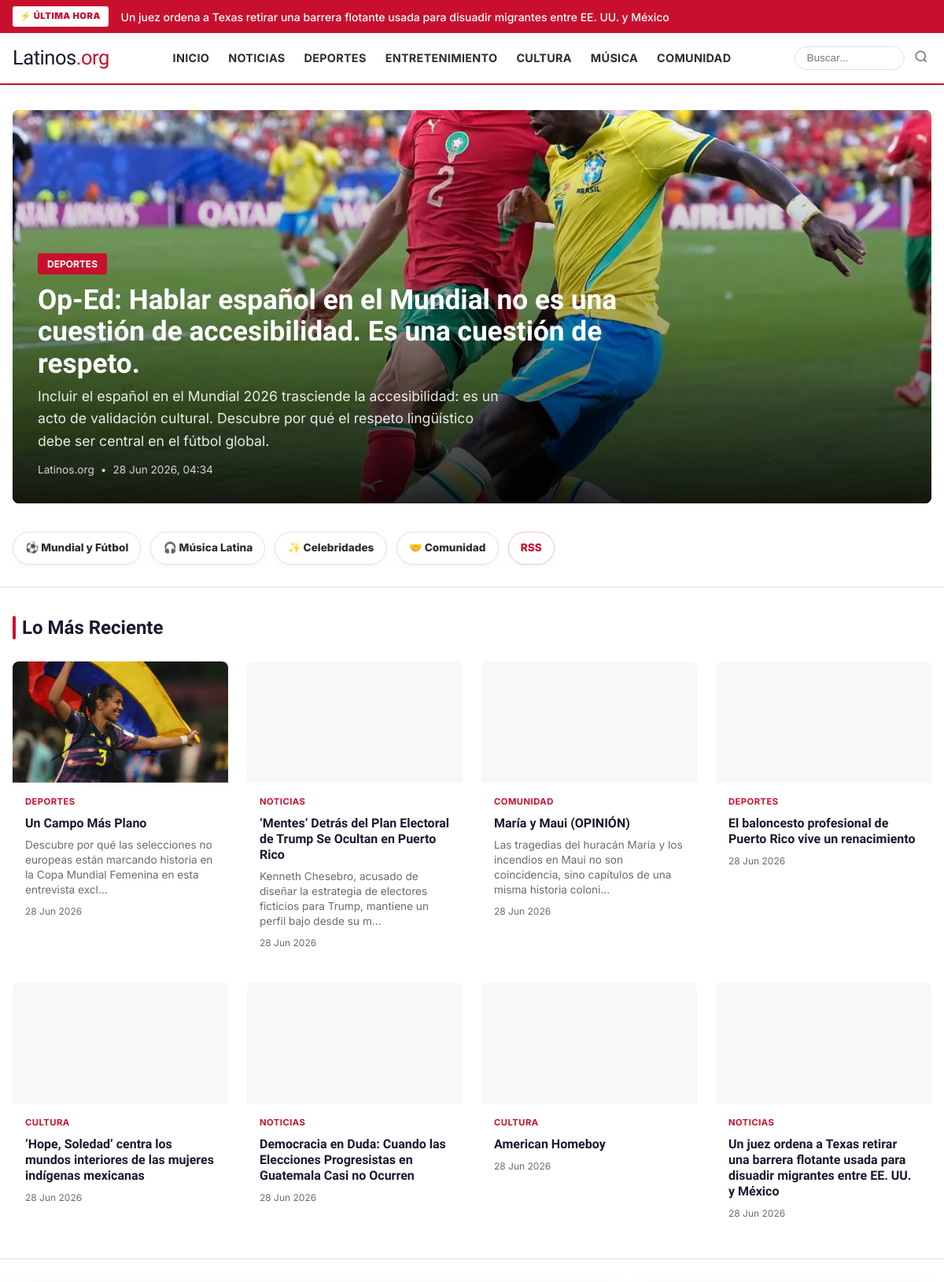
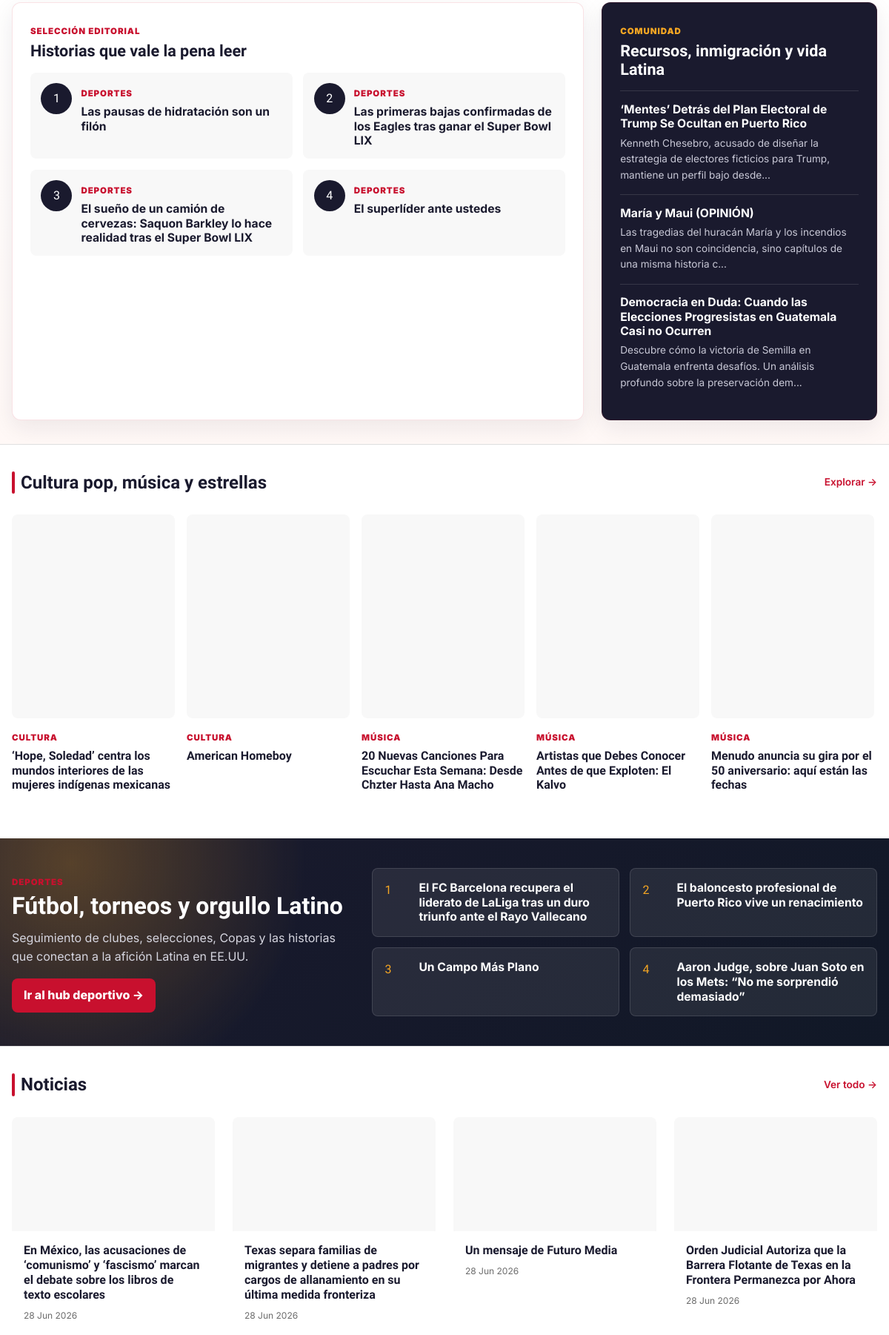
The page / (upper part) on the database its author committed (2 pictures, top to bottom).
### models.py (models this page shows)
class Article(Base):
    __tablename__ = "articles"
    id = Column(Integer, primary_key=True)
    raw_article_id = Column(Integer, ForeignKey("raw_articles.id"), nullable=True)
    category_id = Column(Integer, ForeignKey("categories.id"), nullable=True)
    title = Column(Text, nullable=False)
    slug = Column(String(300), unique=True, nullable=False, index=True)
    body_markdown = Column(Text, nullable=False)
    body_html = Column(Text)
    excerpt = Column(Text)
    title_en = Column(Text)
    body_markdown_en = Column(Text)
    body_html_en = Column(Text)
    excerpt_en = Column(Text)
    meta_description = Column(String(200))
    tags = Column(Text)  # JSON array
    language = Column(String(10), default="es")  # es, en, bilingual
    author_display = Column(String(200), default="Latinos.org")
    source_credit = Column(String(500))  # Attribution to original source
    image_url = Column(Text)  # Relative path: /static/images/articles/xxx.webp
    image_alt = Column(Text)
    image_credit = Column(String(500))
    quality_score = Column(Float, default=0.0)  # 0.0 to 1.0 from LLM QA step
    content_type = Column(String(50), default="news")  # news, opinion, listicle, feature
    status = Column(String(30), default="draft", index=True)
    created_at = Column(DateTime, default=datetime.utcnow)
    approved_at = Column(DateTime)
    published_at = Column(DateTime, index=True)
    scheduled_for = Column(DateTime)
    view_count = Column(Integer, default=0)
    is_breaking = Column(Boolean, default=False)
    is_featured = Column(Boolean, default=False)
    category_rel = relationship("Category", back_populates="articles")
    raw_article_rel = relationship("RawArticle", back_populates="articles")

class Category(Base):
    __tablename__ = "categories"
    id = Column(Integer, primary_key=True)
    slug = Column(String(100), unique=True, nullable=False, index=True)
    name = Column(String(200), nullable=False)
    name_en = Column(String(200))  # English display name
    description = Column(Text)
    display_order = Column(Integer, default=99)
    is_active = Column(Boolean, default=True)
    created_at = Column(DateTime, default=datetime.utcnow)
    articles = relationship("Article", back_populates="category_rel")

### routes.py (the view)
@router.get("/", response_class=HTMLResponse)
async def homepage(request: Request):
    db: Session = next(get_db())
    breaking = db.execute(
        select(Article).options(joinedload(Article.category_rel))
        .where(Article.status == "published")
        .where(Article.is_breaking == True)
        .order_by(desc(Article.published_at))
        .limit(5)
    ).scalars().all()
    hero = db.execute(
        select(Article).options(joinedload(Article.category_rel))
        .where(Article.status == "published")
        .where(Article.is_featured == True)
        .order_by(desc(Article.published_at))
        .limit(1)
    ).scalars().first()
    if not hero:
        hero = db.execute(
            select(Article).options(joinedload(Article.category_rel))
            .where(Article.status == "published")
            .order_by(desc(Article.published_at))
            .limit(1)
        ).scalars().first()
    hero_id = hero.id if hero else -1
    grid_articles = db.execute(
        select(Article).options(joinedload(Article.category_rel))
        .where(Article.status == "published")
        .where(Article.id != hero_id)
        .order_by(desc(Article.published_at))
        .limit(8)
    ).scalars().all()
    categories = db.execute(
        select(Category)
        .where(Category.is_active == True)
        .order_by(Category.display_order)
    ).scalars().all()
    category_sections = []
    for cat in categories:
        articles = db.execute(
            select(Article).options(joinedload(Article.category_rel))
            .where(Article.status == "published")
            .where(Article.category_id == cat.id)
            .order_by(desc(Article.published_at))
            .limit(4)
        ).scalars().all()
        if articles:
            category_sections.append({
                "category": cat,
                "articles": articles,
            })
    trending = db.execute(
        select(Article).options(joinedload(Article.category_rel))
        .where(Article.status == "published")
        .order_by(desc(Article.view_count))
        .limit(5)
    ).scalars().all()
    editors_picks = db.execute(
        select(Article).options(joinedload(Article.category_rel))
        .where(Article.status == "published")
        .where(Article.id != hero_id)
        .order_by(desc(Article.quality_score), desc(Article.published_at))
        .limit(4)
    ).scalars().all()
    sports_hub = db.execute(
        select(Article).options(joinedload(Article.category_rel))
        .join(Category, Article.category_id == Category.id)
        .where(Article.status == "published")
        .where(Category.slug == "deportes")
        .order_by(desc(Article.published_at))
        .limit(4)
    ).scalars().all()
    cultura_musica = db.execute(
        select(Article).options(joinedload(Article.category_rel))
        .join(Category, Article.category_id == Category.id)
        .where(Article.status == "published")
        .where(Category.slug.in_(["cultura", "musica", "entretenimiento"]))
        .order_by(desc(Article.published_at))
        .limit(6)
    ).scalars().all()
    comunidad_spotlight = db.execute(
        select(Article).options(joinedload(Article.category_rel))
        .join(Category, Article.category_id == Category.id)
        .where(Article.status == "published")
        .where(Category.slug.in_(["comunidad", "noticias"]))
        .order_by(desc(Article.published_at))
        .limit(3)
    ).scalars().all()
    return request.app.state.templates.TemplateResponse("index.html", {
        "request": request,
        "breaking": breaking,
        "hero": hero,
        "grid_articles": grid_articles,
        "category_sections": category_sections,
        "trending": trending,
        "editors_picks": editors_picks,
        "sports_hub": sports_hub,
        "cultura_musica": cultura_musica,
        "comunidad_spotlight": comunidad_spotlight,
        "categories": categories,
    })

### templates/index.html (shortened to what this page needs)
{% extends "base.html" %}
{% block content %}
{% if hero %}
<section class="hero-section">
    <div class="container">
        <a href="/articulo/{{ hero.slug }}" class="hero-card">
            <div class="hero-image">
                {% if hero.image_url %}
                    <img src="{{ hero.image_url }}" alt="{{ hero.image_alt or hero.title }}" width="1400" height="600" loading="eager" decoding="async" fetchpriority="high">
                {% else %}
                    <div class="hero-image-placeholder"></div>
                {% endif %}
                <div class="hero-overlay"></div>
            </div>
            <div class="hero-content">
                {% if hero.category_rel %}
                    <span class="hero-category">{{ hero.category_rel.name }}</span>
                {% endif %}
                <h1 class="hero-title">{{ hero.title }}</h1>
                {% if hero.excerpt %}
                    <p class="hero-excerpt">{{ hero.excerpt }}</p>
                {% endif %}
                <div class="hero-meta">
                    <span>{{ hero.author_display }}</span>
                    {% if hero.published_at %}
                        <span>•</span>
                        <span>{{ hero.published_at.strftime('%d %b %Y, %H:%M') }}</span>
                    {% endif %}
                </div>
            </div>
        </a>
    </div>
</section>
{% endif %}
<section class="feature-strip" aria-label="Secciones destacadas">
    <div class="container feature-strip-inner">
        <a href="/categoria/deportes" class="feature-pill">⚽ Mundial y Fútbol</a>
        <a href="/categoria/musica" class="feature-pill">🎧 Música Latina</a>
        <a href="/categoria/entretenimiento" class="feature-pill">✨ Celebridades</a>
        <a href="/categoria/comunidad" class="feature-pill">🤝 Comunidad</a>
        <a href="/feed.xml" class="feature-pill feature-pill-rss">RSS</a>
    </div>
</section>
{% if grid_articles %}
<section class="grid-section">
    <div class="container">
        <div class="grid-header">
            <h2 class="section-title">Lo Más Reciente</h2>
        </div>
        <div class="article-grid">
            {% for a in grid_articles %}
                <a href="/articulo/{{ a.slug }}" class="article-card {% if loop.index == 1 %}article-card-large{% endif %}">
                    <div class="card-image">
                        {% if a.image_url %}
                            <img src="{{ a.image_url }}" alt="{{ a.image_alt or a.title }}" width="640" height="360" loading="lazy" decoding="async">
                        {% else %}
                            <div class="card-image-placeholder"></div>
                        {% endif %}
                    </div>
                    <div class="card-body">
                        {% if a.category_rel %}
                            <span class="card-category">{{ a.category_rel.name }}</span>
                        {% endif %}
                        <h3 class="card-title">{{ a.title }}</h3>
                        {% if a.excerpt and loop.index <= 3 %}
                            <p class="card-excerpt">{{ a.excerpt[:120] }}{% if a.excerpt|length > 120 %}...{% endif %}</p>
                        {% endif %}
                        <div class="card-meta">
                            {% if a.published_at %}
                                <span>{{ a.published_at.strftime('%d %b %Y') }}</span>
                            {% endif %}
                        </div>
                    </div>
                </a>
            {% endfor %}
        </div>
    </div>
</section>
{% endif %}
{% if editors_picks or comunidad_spotlight %}
<section class="frontpage-modules">
    <div class="container frontpage-modules-grid">
        {% if editors_picks %}
        <div class="module-card editors-module">
            <div class="module-eyebrow">Selección editorial</div>
            <h2 class="module-title">Historias que vale la pena leer</h2>
            <div class="editors-list">
                {% for a in editors_picks %}
                <a href="/articulo/{{ a.slug }}" class="editors-item">
                    <span class="editors-rank">{{ loop.index }}</span>
                    <div>
                        {% if a.category_rel %}<span class="mini-category">{{ a.category_rel.name }}</span>{% endif %}
                        <h3>{{ a.title }}</h3>
                    </div>
                </a>
                {% endfor %}
            </div>
        </div>
        {% endif %}
        {% if comunidad_spotlight %}
        <div class="module-card community-module">
            <div class="module-eyebrow">Comunidad</div>
            <h2 class="module-title">Recursos, inmigración y vida Latina</h2>
            {% for a in comunidad_spotlight %}
            <a href="/articulo/{{ a.slug }}" class="community-item">
                <h3>{{ a.title }}</h3>
                {% if a.excerpt %}<p>{{ a.excerpt[:115] }}{% if a.excerpt|length > 115 %}...{% endif %}</p>{% endif %}
            </a>
            {% endfor %}
        </div>
        {% endif %}
    </div>
</section>
{% endif %}
{% if cultura_musica %}
<section class="culture-rail">
    <div class="container">
        <div class="section-header">
            <h2 class="section-title">Cultura pop, música y estrellas</h2>
            <a href="/categoria/entretenimiento" class="see-all">Explorar →</a>
        </div>
        <div class="culture-scroll" aria-label="Cultura, música y entretenimiento">
            {% for a in cultura_musica %}
            <a href="/articulo/{{ a.slug }}" class="culture-card">
                <div class="culture-thumb">
                    {% if a.image_url %}
                    <img src="{{ a.image_url }}" alt="{{ a.image_alt or a.title }}" width="420" height="560" loading="lazy" decoding="async">
                    {% else %}
                    <div class="culture-placeholder">{{ a.category_rel.name if a.category_rel else 'Latinos.org' }}</div>
                    {% endif %}
                </div>
                <span class="mini-category">{{ a.category_rel.name if a.category_rel else 'Cultura' }}</span>
                <h3>{{ a.title }}</h3>
            </a>
            {% endfor %}
        </div>
    </div>
</section>
{% endif %}
{% if sports_hub %}
<section class="sports-hub">
    <div class="container sports-hub-inner">
        <div class="sports-hub-copy">
            <span class="module-eyebrow">Deportes</span>
            <h2>Fútbol, torneos y orgullo Latino</h2>
            <p>Seguimiento de clubes, selecciones, Copas y las historias que conectan a la afición Latina en EE.UU.</p>
            <a href="/categoria/deportes" class="hub-cta">Ir al hub deportivo →</a>
        </div>
        <div class="sports-hub-list">
            {% for a in sports_hub %}
            <a href="/articulo/{{ a.slug }}" class="sports-hub-item">
                <span>{{ loop.index }}</span>
                <h3>{{ a.title }}</h3>
            </a>
            {% endfor %}
        </div>
    </div>
</section>
{% endif %}
{% for section in category_sections %}
<section class="category-section" id="cat-{{ section.category.slug }}">
    <div class="container">
        <div class="section-header">
            <h2 class="section-title">
                <a href="/categoria/{{ section.category.slug }}">{{ section.category.name }}</a>
            </h2>
            <a href="/categoria/{{ section.category.slug }}" class="see-all">Ver todo →</a>
        </div>
        <div class="category-grid">
            {% for a in section.articles %}
                <a href="/articulo/{{ a.slug }}" class="article-card">
                    <div class="card-image">
                        {% if a.image_url %}
                            <img src="{{ a.image_url }}" alt="{{ a.image_alt or a.title }}" width="640" height="360" loading="lazy" decoding="async">
                        {% else %}
                            <div class="card-image-placeholder"></div>
                        {% endif %}
                    </div>
                    <div class="card-body">
                        <h3 class="card-title">{{ a.title }}</h3>
                        <div class="card-meta">
                            {% if a.published_at %}
                                <span>{{ a.published_at.strftime('%d %b %Y') }}</span>
                            {% endif %}
                        </div>
                    </div>
                </a>
            {% endfor %}
        </div>
    </div>
</section>
{% endfor %}
{% endblock %}

### templates/base.html (shortened to what this page needs)
<!DOCTYPE html>
<html lang="es">
<head>
    <link rel="stylesheet" href="/static/css/style.css">
</head>
<body>
<div class="breaking-bar" id="breakingBar">
    <div class="container breaking-content">
        <span class="breaking-label">⚡ ÚLTIMA HORA</span>
        <div class="breaking-items" id="breakingItems">
            {% if breaking %}
                {% for a in breaking %}
                    <a href="/articulo/{{ a.slug }}" class="breaking-item {% if loop.first %}active{% endif %}">
                        {{ a.title }}
                    </a>
                {% endfor %}
            {% else %}
                <span class="breaking-item active">Bienvenido a Latinos.org — Próximamente</span>
            {% endif %}
        </div>
    </div>
</div>
<header class="site-header">
    <div class="container header-inner">
        <a href="/" class="logo">
            <span class="logo-text">Latinos<span class="logo-accent">.org</span></span>
        </a>
        <nav class="main-nav" id="mainNav">
            <a href="/">Inicio</a>
            <a href="/categoria/noticias">Noticias</a>
            <a href="/categoria/deportes">Deportes</a>
            <a href="/categoria/entretenimiento">Entretenimiento</a>
            <a href="/categoria/cultura">Cultura</a>
            <a href="/categoria/musica">Música</a>
            <a href="/categoria/comunidad">Comunidad</a>
        </nav>
        <form action="/buscar" method="get" class="header-search">
            <input type="text" name="q" placeholder="Buscar..." aria-label="Buscar">
            <button type="submit" aria-label="Buscar">
                <svg width="18" height="18" viewBox="0 0 24 24" fill="none" stroke="currentColor" stroke-width="2">
                    <circle cx="11" cy="11" r="8"/><path d="m21 21-4.35-4.35"/>
                </svg>
            </button>
        </form>
    </div>
</header>
<main class="site-main">
    {% block content %}{% endblock %}
</main>
</body>
</html>

### rows shown on the page
Article: title "Un juez ordena a Texas retirar una barrera flotante usada para disuadir migrantes entre EE. UU. y México", image_url (picture), category_rel.name "NOTICIAS", published_at "28 Jun 2026"
Article: image_url (picture), title "Op-Ed: Hablar español en el Mundial no es una cuestión de accesibilidad. Es una cuestión de respeto.", excerpt "Incluir el español en el Mundial 2026 trasciende la accesibilidad: es un acto de validación cultural. Descubre por qué el respeto lingüístico debe ser central en el fútbol global.", author_display "Latinos.org", published_at "28 Jun 2026, 04:34"
Category: category_rel.name "DEPORTES"
Article: image_url (picture), category_rel.name "DEPORTES", title "Un Campo Más Plano", excerpt "Descubre por qué las selecciones no europeas están marcando historia en la Copa Mundial Femenina en esta entrevista excl", published_at "28 Jun 2026"
Article: image_url (picture), category_rel.name "NOTICIAS", title "‘Mentes’ Detrás del Plan Electoral de Trump Se Ocultan en Puerto Rico", excerpt "Kenneth Chesebro, acusado de diseñar la estrategia de electores ficticios para Trump, mantiene un perfil bajo desde su m", published_at "28 Jun 2026", excerpt "Kenneth Chesebro, acusado de diseñar la estrategia de electores ficticios para Trump, mantiene un perfil bajo desde"
Article: image_url (picture), category_rel.name "COMUNIDAD", title "María y Maui (OPINIÓN)", excerpt "Las tragedias del huracán María y los incendios en Maui no son coincidencia, sino capítulos de una misma historia coloni", published_at "28 Jun 2026", excerpt "Las tragedias del huracán María y los incendios en Maui no son coincidencia, sino capítulos de una misma historia c"
Article: image_url (picture), category_rel.name "DEPORTES", title "El baloncesto profesional de Puerto Rico vive un renacimiento", published_at "28 Jun 2026"
Article: image_url (picture), category_rel.name "CULTURA", title "‘Hope, Soledad’ centra los mundos interiores de las mujeres indígenas mexicanas", published_at "28 Jun 2026", category_rel "CULTURA"
Article: image_url (picture), category_rel.name "NOTICIAS", title "Democracia en Duda: Cuando las Elecciones Progresistas en Guatemala Casi no Ocurren", published_at "28 Jun 2026", excerpt "Descubre cómo la victoria de Semilla en Guatemala enfrenta desafíos. Un análisis profundo sobre la preservación dem"
Article: image_url (picture), category_rel.name "CULTURA", title "American Homeboy", published_at "28 Jun 2026", category_rel "CULTURA"
Article: category_rel.name "DEPORTES", title "Las pausas de hidratación son un filón"
Article: category_rel.name "DEPORTES", title "Las primeras bajas confirmadas de los Eagles tras ganar el Super Bowl LIX"
Article: category_rel.name "DEPORTES", title "El sueño de un camión de cervezas: Saquon Barkley lo hace realidad tras el Super Bowl LIX"
Article: category_rel.name "DEPORTES", title "El superlíder ante ustedes"
Article: image_url (picture), category_rel "MÚSICA", title "20 Nuevas Canciones Para Escuchar Esta Semana: Desde Chzter Hasta Ana Macho"
Article: image_url (picture), category_rel "MÚSICA", title "Artistas que Debes Conocer Antes de que Exploten: El Kalvo"
Article: image_url (picture), category_rel "MÚSICA", title "Menudo anuncia su gira por el 50 aniversario: aquí están las fechas"
Article: title "El FC Barcelona recupera el liderato de LaLiga tras un duro triunfo ante el Rayo Vallecano"
Article: title "Aaron Judge, sobre Juan Soto en los Mets: “No me sorprendió demasiado”"
Category: category.name "Noticias"
Article: image_url (picture), title "En México, las acusaciones de ‘comunismo’ y ‘fascismo’ marcan el debate sobre los libros de texto escolares", published_at "28 Jun 2026"
Article: image_url (picture), title "Texas separa familias de migrantes y detiene a padres por cargos de allanamiento en su última medida fronteriza", published_at "28 Jun 2026"
Article: image_url (picture), title "Un mensaje de Futuro Media", published_at "28 Jun 2026"
Article: image_url (picture), title "Orden Judicial Autoriza que la Barrera Flotante de Texas en la Frontera Permanezca por Ahora", published_at "28 Jun 2026"
